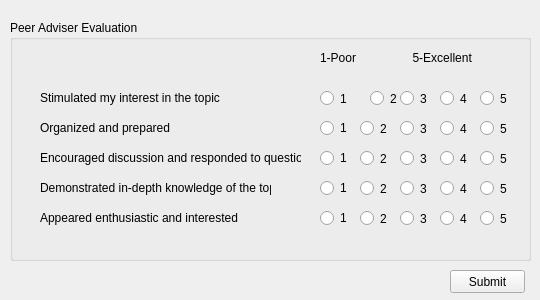
<?xml version="1.0" encoding="UTF-8"?>
<ui version="4.0">
 <class>Form</class>
 <widget class="QWidget" name="Form">
  <property name="geometry">
   <rect>
    <x>0</x>
    <y>0</y>
    <width>540</width>
    <height>300</height>
   </rect>
  </property>
  <property name="windowTitle">
   <string>Form</string>
  </property>
  <widget class="QPushButton" name="pushButton_submit">
   <property name="geometry">
    <rect>
     <x>450</x>
     <y>270</y>
     <width>75</width>
     <height>23</height>
    </rect>
   </property>
   <property name="text">
    <string>Submit</string>
   </property>
  </widget>
  <widget class="QGroupBox" name="groupBox_evaluation">
   <property name="geometry">
    <rect>
     <x>10</x>
     <y>20</y>
     <width>521</width>
     <height>241</height>
    </rect>
   </property>
   <property name="title">
    <string>Peer Adviser Evaluation</string>
   </property>
   <widget class="QRadioButton" name="radioButton_eval3_5">
    <property name="geometry">
     <rect>
      <x>470</x>
      <y>130</y>
      <width>31</width>
      <height>17</height>
     </rect>
    </property>
    <property name="text">
     <string>5</string>
    </property>
   </widget>
   <widget class="QRadioButton" name="radioButton_eval3_3">
    <property name="geometry">
     <rect>
      <x>390</x>
      <y>130</y>
      <width>31</width>
      <height>17</height>
     </rect>
    </property>
    <property name="text">
     <string>3</string>
    </property>
   </widget>
   <widget class="QRadioButton" name="radioButton_eval4_1">
    <property name="geometry">
     <rect>
      <x>310</x>
      <y>160</y>
      <width>31</width>
      <height>16</height>
     </rect>
    </property>
    <property name="text">
     <string>1</string>
    </property>
   </widget>
   <widget class="QRadioButton" name="radioButton_eval3_1">
    <property name="geometry">
     <rect>
      <x>310</x>
      <y>130</y>
      <width>31</width>
      <height>16</height>
     </rect>
    </property>
    <property name="text">
     <string>1</string>
    </property>
   </widget>
   <widget class="QRadioButton" name="radioButton_eval5_5">
    <property name="geometry">
     <rect>
      <x>470</x>
      <y>190</y>
      <width>31</width>
      <height>17</height>
     </rect>
    </property>
    <property name="text">
     <string>5</string>
    </property>
   </widget>
   <widget class="QRadioButton" name="radioButton_eval1_2">
    <property name="geometry">
     <rect>
      <x>360</x>
      <y>70</y>
      <width>31</width>
      <height>17</height>
     </rect>
    </property>
    <property name="text">
     <string>2</string>
    </property>
   </widget>
   <widget class="QRadioButton" name="radioButton_eval2_1">
    <property name="geometry">
     <rect>
      <x>310</x>
      <y>100</y>
      <width>31</width>
      <height>16</height>
     </rect>
    </property>
    <property name="text">
     <string>1</string>
    </property>
   </widget>
   <widget class="QRadioButton" name="radioButton_eval2_3">
    <property name="geometry">
     <rect>
      <x>390</x>
      <y>100</y>
      <width>31</width>
      <height>17</height>
     </rect>
    </property>
    <property name="text">
     <string>3</string>
    </property>
   </widget>
   <widget class="QRadioButton" name="radioButton_eval4_5">
    <property name="geometry">
     <rect>
      <x>470</x>
      <y>160</y>
      <width>31</width>
      <height>17</height>
     </rect>
    </property>
    <property name="text">
     <string>5</string>
    </property>
   </widget>
   <widget class="QRadioButton" name="radioButton_eval5_4">
    <property name="geometry">
     <rect>
      <x>430</x>
      <y>190</y>
      <width>31</width>
      <height>17</height>
     </rect>
    </property>
    <property name="text">
     <string>4</string>
    </property>
   </widget>
   <widget class="QRadioButton" name="radioButton_eval1_5">
    <property name="geometry">
     <rect>
      <x>470</x>
      <y>70</y>
      <width>31</width>
      <height>17</height>
     </rect>
    </property>
    <property name="text">
     <string>5</string>
    </property>
   </widget>
   <widget class="QRadioButton" name="radioButton_eval2_5">
    <property name="geometry">
     <rect>
      <x>470</x>
      <y>100</y>
      <width>31</width>
      <height>17</height>
     </rect>
    </property>
    <property name="text">
     <string>5</string>
    </property>
   </widget>
   <widget class="QRadioButton" name="radioButton_eval_4">
    <property name="geometry">
     <rect>
      <x>430</x>
      <y>130</y>
      <width>31</width>
      <height>17</height>
     </rect>
    </property>
    <property name="text">
     <string>4</string>
    </property>
   </widget>
   <widget class="QRadioButton" name="radioButton_eval2_4">
    <property name="geometry">
     <rect>
      <x>430</x>
      <y>100</y>
      <width>31</width>
      <height>17</height>
     </rect>
    </property>
    <property name="text">
     <string>4</string>
    </property>
   </widget>
   <widget class="QRadioButton" name="radioButton_eval2_2">
    <property name="geometry">
     <rect>
      <x>350</x>
      <y>100</y>
      <width>31</width>
      <height>17</height>
     </rect>
    </property>
    <property name="text">
     <string>2</string>
    </property>
   </widget>
   <widget class="QRadioButton" name="radioButton_eval1_4">
    <property name="geometry">
     <rect>
      <x>430</x>
      <y>70</y>
      <width>31</width>
      <height>17</height>
     </rect>
    </property>
    <property name="text">
     <string>4</string>
    </property>
   </widget>
   <widget class="QRadioButton" name="radioButton_eval5_1">
    <property name="geometry">
     <rect>
      <x>310</x>
      <y>190</y>
      <width>31</width>
      <height>16</height>
     </rect>
    </property>
    <property name="text">
     <string>1</string>
    </property>
   </widget>
   <widget class="QRadioButton" name="radioButton_eval3_2">
    <property name="geometry">
     <rect>
      <x>350</x>
      <y>130</y>
      <width>31</width>
      <height>17</height>
     </rect>
    </property>
    <property name="text">
     <string>2</string>
    </property>
   </widget>
   <widget class="QRadioButton" name="radioButton_eval1_3">
    <property name="geometry">
     <rect>
      <x>390</x>
      <y>70</y>
      <width>31</width>
      <height>17</height>
     </rect>
    </property>
    <property name="text">
     <string>3</string>
    </property>
   </widget>
   <widget class="QRadioButton" name="radioButton_eval5_2">
    <property name="geometry">
     <rect>
      <x>350</x>
      <y>190</y>
      <width>31</width>
      <height>17</height>
     </rect>
    </property>
    <property name="text">
     <string>2</string>
    </property>
   </widget>
   <widget class="QRadioButton" name="radioButton_eval4_2">
    <property name="geometry">
     <rect>
      <x>350</x>
      <y>160</y>
      <width>31</width>
      <height>17</height>
     </rect>
    </property>
    <property name="text">
     <string>2</string>
    </property>
   </widget>
   <widget class="QRadioButton" name="radioButton_eval5_3">
    <property name="geometry">
     <rect>
      <x>390</x>
      <y>190</y>
      <width>31</width>
      <height>17</height>
     </rect>
    </property>
    <property name="text">
     <string>3</string>
    </property>
   </widget>
   <widget class="QRadioButton" name="radioButton_eval4_4">
    <property name="geometry">
     <rect>
      <x>430</x>
      <y>160</y>
      <width>31</width>
      <height>17</height>
     </rect>
    </property>
    <property name="text">
     <string>4</string>
    </property>
   </widget>
   <widget class="QRadioButton" name="radioButton_eval1_1">
    <property name="geometry">
     <rect>
      <x>310</x>
      <y>70</y>
      <width>31</width>
      <height>17</height>
     </rect>
    </property>
    <property name="text">
     <string>1</string>
    </property>
   </widget>
   <widget class="QRadioButton" name="radioButton_eval4_3">
    <property name="geometry">
     <rect>
      <x>390</x>
      <y>160</y>
      <width>31</width>
      <height>17</height>
     </rect>
    </property>
    <property name="text">
     <string>3</string>
    </property>
   </widget>
   <widget class="QLabel" name="label_2">
    <property name="geometry">
     <rect>
      <x>30</x>
      <y>100</y>
      <width>271</width>
      <height>16</height>
     </rect>
    </property>
    <property name="text">
     <string>Organized and prepared</string>
    </property>
   </widget>
   <widget class="QLabel" name="label_3">
    <property name="geometry">
     <rect>
      <x>30</x>
      <y>130</y>
      <width>261</width>
      <height>16</height>
     </rect>
    </property>
    <property name="text">
     <string>Encouraged discussion and responded to questions</string>
    </property>
   </widget>
   <widget class="QLabel" name="label_4">
    <property name="geometry">
     <rect>
      <x>30</x>
      <y>160</y>
      <width>231</width>
      <height>16</height>
     </rect>
    </property>
    <property name="text">
     <string>Demonstrated in-depth knowledge of the topic</string>
    </property>
   </widget>
   <widget class="QLabel" name="label_5">
    <property name="geometry">
     <rect>
      <x>30</x>
      <y>190</y>
      <width>201</width>
      <height>16</height>
     </rect>
    </property>
    <property name="text">
     <string>Appeared enthusiastic and interested</string>
    </property>
   </widget>
   <widget class="QLabel" name="label_6">
    <property name="geometry">
     <rect>
      <x>310</x>
      <y>30</y>
      <width>161</width>
      <height>16</height>
     </rect>
    </property>
    <property name="text">
     <string>1-Poor                 5-Excellent</string>
    </property>
   </widget>
   <widget class="QLabel" name="label_1">
    <property name="geometry">
     <rect>
      <x>30</x>
      <y>70</y>
      <width>271</width>
      <height>16</height>
     </rect>
    </property>
    <property name="text">
     <string>Stimulated my interest in the topic</string>
    </property>
   </widget>
  </widget>
 </widget>
 <resources/>
 <connections/>
</ui>
